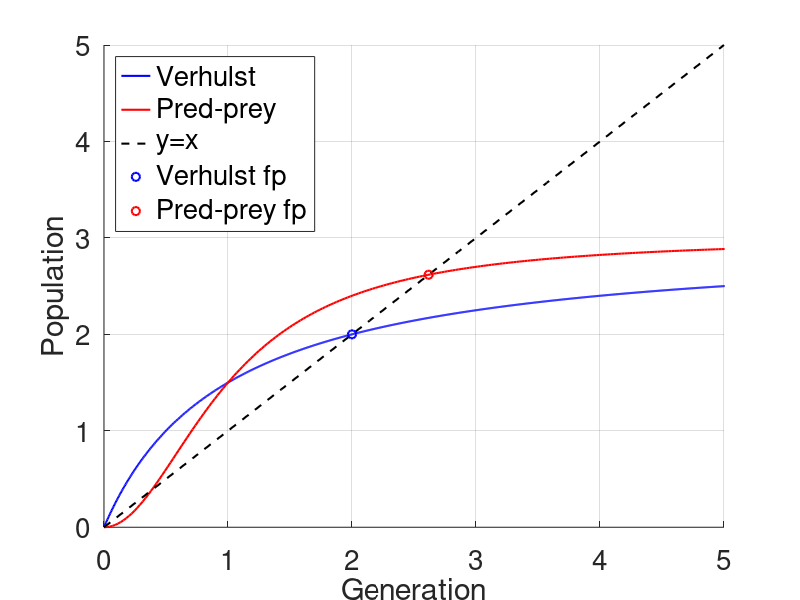
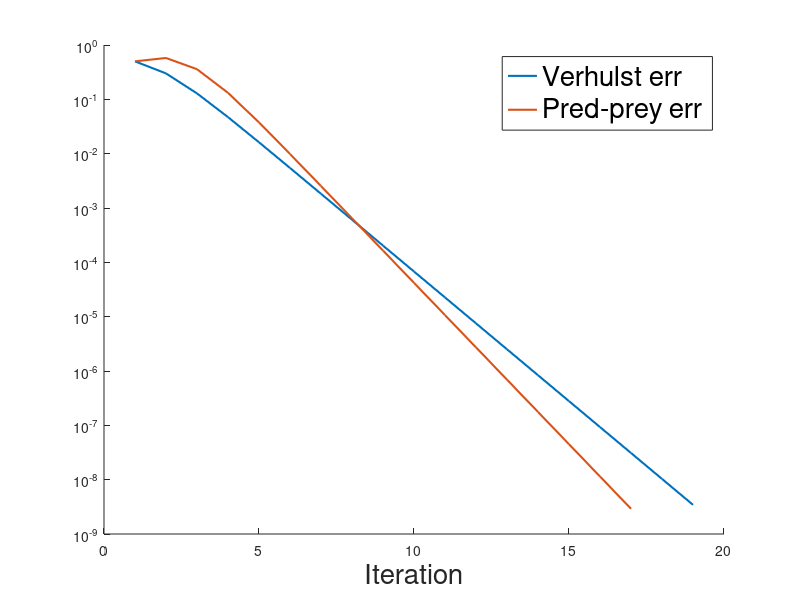

Source code (MATLAB) for these figures, in order:
function ex2_9()
	%{ 
	
	This function implements example 2.9 on page 61 of our book. 
	We consider two different models of population dynamics, and 
	we apply a fixed point iteration to determine the equilibrium 
	populations. See also Problem 2.4 on page 42. 	

	Key observations: 
		(1) A fixed point iteration succesfully finds at least one 
			equilibrium population for each model. 
		(2) Convergence to these fixed points is linear. This is 
			consistent with our convergence theory. 
		(3) Not all equilibrium populations can be found with a fixed 
			point iteration. This is explained again by the theory. 

	%}

	close all;
		
	global r K
	r = 3; K = 1; 

	% Let's see what our iteration functions look like. 
	figure(1)
	hold on; grid on;
	fplot(@(x) phiV(x),[0,10],'b','LineWidth',1.5);
	fplot(@(x) phiP(x),[0,10],'r','LineWidth',1.5);
	fplot(@(x) x, [0,5],'k--','LineWidth',1.5);
	legend('Verhulst','Predator-Prey','y=x','FontSize',20,'location','northwest');
	xlabel('Generation','FontSize',20);
	ylabel('Population','FontSize',20);
	set(gca,'FontSize',20);	
	figure(1)

	pause()

	maxiters = 100; tol = 1e-8; err = 1; iters = 0; 
	v_err = []; p_err = [];

	% initial guesses
	x_v = 1; 
	x_p = x_v;

	% Verhulst model
	while iters < maxiters && err > tol 
		oldx = x_v;
		x_v = phiV(x_v); 
		err = abs(x_v-oldx);
		v_err = [v_err err];
		iters += 1;
	end		
	v_iters = [1:iters]; iters = 0; err = 1;	
	
	% Predator-prey model
	while iters < maxiters && err > tol 
		oldx = x_p;
		x_p = phiP(x_p); 
		err = abs(x_p - oldx);
		p_err = [p_err err];
		iters += 1;
	end
	p_iters = [1:iters];

	figure(1)
	plot(x_v,phiV(x_v),'bo','LineWidth',1.5);
	plot(x_p,phiP(x_p),'ro','LineWidth',1.5);
	legend('Verhulst','Pred-prey','y=x','Verhulst fp','Pred-prey fp','FontSize',20,'location','northwest');


	figure(2)
	hold on
	semilogy(v_iters,v_err,'LineWidth',1.5);
	semilogy(p_iters,p_err,'LineWidth',1.5);
	legend('Verhulst err','Pred-prey err','fontsize',20)
	xlabel('Iteration','FontSize',20);

	if p_err(end) < tol && v_err(end) < tol 
		fprintf('Both solves converged and found Verhulst fixed point %g and Predator-Prey fixed point %g.\n',x_v,x_p);
	end
		

	% define models 
	function out = phiV(x)
		global r K
		out = r*x ./ (1 + x*K);
	
	function out = phiP(x)
		global r K
		out = r * x.^2 ./ (1 + (x/K).^2);

